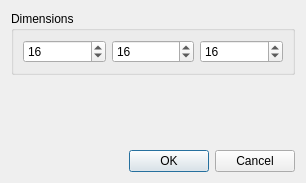
<?xml version="1.0" encoding="UTF-8"?>
<ui version="4.0">
 <class>NewProjectDialog</class>
 <widget class="QDialog" name="NewProjectDialog">
  <property name="geometry">
   <rect>
    <x>0</x>
    <y>0</y>
    <width>306</width>
    <height>183</height>
   </rect>
  </property>
  <property name="windowTitle">
   <string>New Project</string>
  </property>
  <layout class="QVBoxLayout" name="verticalLayout">
   <item>
    <widget class="QGroupBox" name="groupBox">
     <property name="title">
      <string>Dimensions</string>
     </property>
     <layout class="QHBoxLayout" name="horizontalLayout">
      <item>
       <widget class="QSpinBox" name="width">
        <property name="minimum">
         <number>6</number>
        </property>
        <property name="maximum">
         <number>256</number>
        </property>
        <property name="value">
         <number>16</number>
        </property>
       </widget>
      </item>
      <item>
       <widget class="QSpinBox" name="height">
        <property name="minimum">
         <number>6</number>
        </property>
        <property name="maximum">
         <number>256</number>
        </property>
        <property name="value">
         <number>16</number>
        </property>
       </widget>
      </item>
      <item>
       <widget class="QSpinBox" name="depth">
        <property name="minimum">
         <number>6</number>
        </property>
        <property name="maximum">
         <number>256</number>
        </property>
        <property name="value">
         <number>16</number>
        </property>
       </widget>
      </item>
     </layout>
    </widget>
   </item>
   <item>
    <spacer name="verticalSpacer">
     <property name="orientation">
      <enum>Qt::Vertical</enum>
     </property>
     <property name="sizeHint" stdset="0">
      <size>
       <width>20</width>
       <height>39</height>
      </size>
     </property>
    </spacer>
   </item>
   <item>
    <widget class="QDialogButtonBox" name="buttonBox">
     <property name="orientation">
      <enum>Qt::Horizontal</enum>
     </property>
     <property name="standardButtons">
      <set>QDialogButtonBox::Cancel|QDialogButtonBox::Ok</set>
     </property>
    </widget>
   </item>
  </layout>
 </widget>
 <resources/>
 <connections>
  <connection>
   <sender>buttonBox</sender>
   <signal>accepted()</signal>
   <receiver>NewProjectDialog</receiver>
   <slot>accept()</slot>
   <hints>
    <hint type="sourcelabel">
     <x>248</x>
     <y>254</y>
    </hint>
    <hint type="destinationlabel">
     <x>157</x>
     <y>274</y>
    </hint>
   </hints>
  </connection>
  <connection>
   <sender>buttonBox</sender>
   <signal>rejected()</signal>
   <receiver>NewProjectDialog</receiver>
   <slot>reject()</slot>
   <hints>
    <hint type="sourcelabel">
     <x>316</x>
     <y>260</y>
    </hint>
    <hint type="destinationlabel">
     <x>286</x>
     <y>274</y>
    </hint>
   </hints>
  </connection>
 </connections>
</ui>
